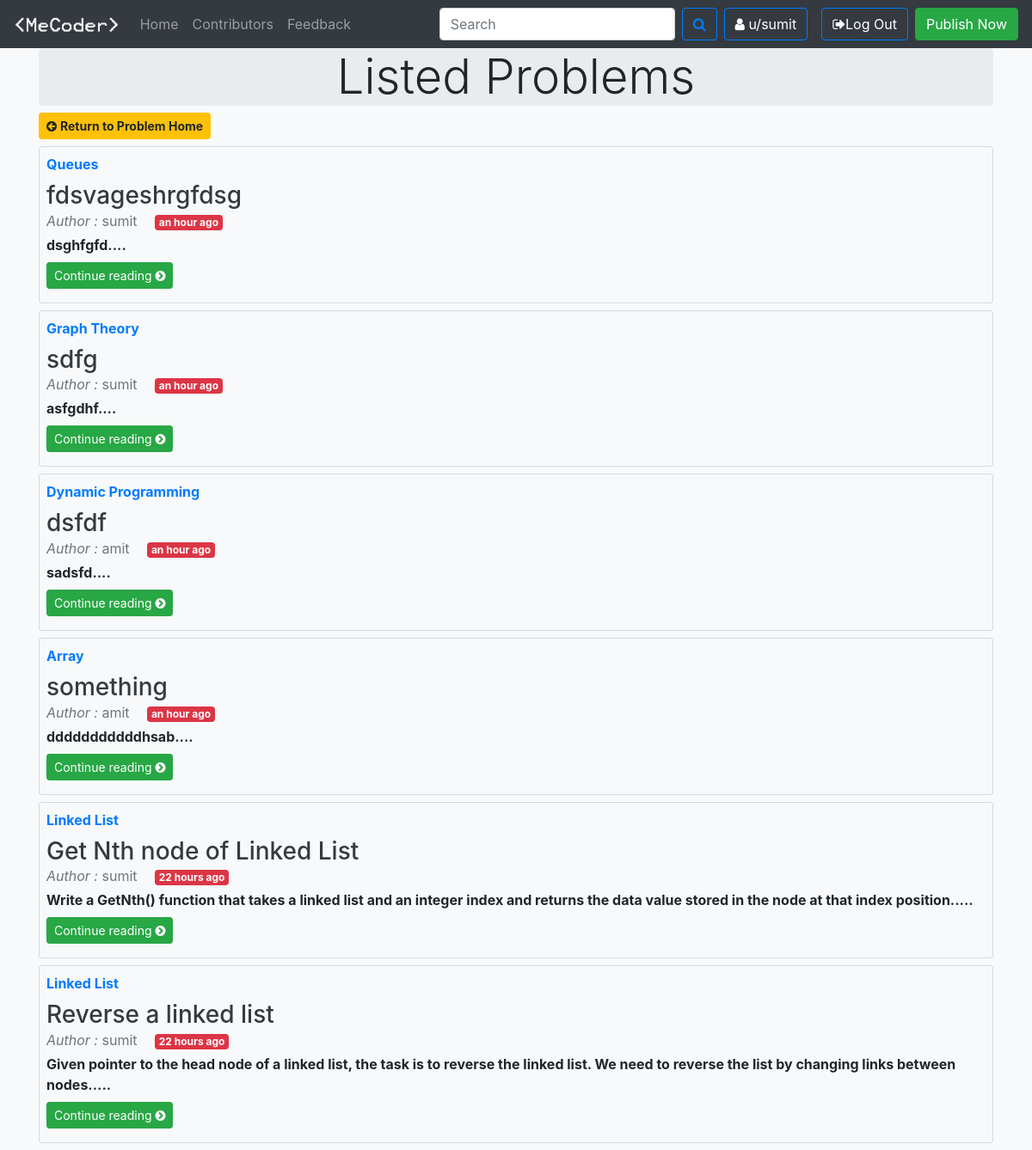
The app's page /problem/ (signed in) with its own data.
### problem/models.py (models this page shows, shortened)
class probobj(models.Model):
    p_id=models.AutoField(primary_key=True)
    p_user=models.ForeignKey(User,on_delete=models.CASCADE)
    p_tag=models.CharField(max_length=100,default="unnamed")
    p_name=models.CharField(max_length=100)
    p_desc=models.TextField()
    p_in=models.CharField(max_length=200,default="")
    p_out=models.CharField(max_length=200,default="")
    p_const=models.CharField(max_length=200,default="")
    p_exin=models.CharField(max_length=200,default="")
    p_exout=models.CharField(max_length=200,default="")
    p_code=models.TextField(default="")
    p_timestamp=models.DateTimeField(default=now)

### problem/views.py (the view)
# urls.py: path('',views.problemhome,name="problemhome"),
def problemhome(request):
    allprob=probobj.objects.all()
    return render(request,'problem/problemhome.html',{'allprob':reversed(allprob)})

### templates/problem/problemhome.html (shortened to what this page needs)
{% extends 'basic.html' %}
{% load humanize %}
{% block body %}
<div class="container">
<div class="jumbotron text-center">
  <h1 class="display-4">Listed Problems</h1>
  </div>
   <a href="/problem/problemtags/" class="btn btn-warning btn-sm  "><i class="fa fa-arrow-circle-left"></i> <strong>Return to Problem Home</strong></a>
{% for i in allprob %}
<div class="card p-2 my-2 bg-light">
<strong class="d-inline-block mb-2 text-primary">{{i.p_tag}}</strong>
<h3 class="mb-0"><a class="text-dark" href="#">{{i.p_name}}</a></h3>
<div class="mb-1 text-muted"><i>Author :</i> {{i.p_user.username}}  <span class="badge badge-danger mx-3">{{i.p_timestamp|naturaltime}}</span></div>
<p class="card-text mb-auto"><b>{{i.p_desc|slice:":200"}}....</b></p>
<div>
<a href="/problem/problemtags/tag/{{i.p_id}}/" class="btn btn-success btn-sm  my-2">Continue reading  <i class="fa fa-chevron-circle-right"></i></a>
</div>
</div>
{% endfor %}
</div>
{% endblock body %}

### templates/basic.html (shortened to what this page needs)
<!doctype html>
<html lang="en">
  <head>
    <link rel="stylesheet" href="https://stackpath.bootstrapcdn.com/bootstrap/4.5.0/css/bootstrap.min.css">
     <link href="https://maxcdn.bootstrapcdn.com/font-awesome/4.2.0/css/font-awesome.min.css" rel="stylesheet">
  </head>
  <body class="px-0 bg-light">
    <nav class="navbar navbar-expand-lg navbar-dark bg-dark">
  <a class="navbar-brand" href="/"><img src="/static/img/logo.png" height="25" alt="logo"></a>
  <div class="collapse navbar-collapse" id="navbarSupportedContent">
    <ul class="navbar-nav mr-auto">
      <li class="nav-item {% block currenthome %}{% endblock currenthome %}">
        <a class="nav-link" href="/">Home <span class="sr-only">(current)</span></a>
      </li>
      <li class="nav-item  {% block currentcont %}{% endblock currentcont %}">
        <a class="nav-link" href="#">Contributors</a>
      </li>
      <li class="nav-item">
        <a class="nav-link  {% block currentfeed %}{% endblock currentfeed %}" href="#">Feedback</a>
      </li>
    </ul>
    <form class="form-inline my-2 my-lg-0">
      <input class="form-control mr-sm-2" type="search" placeholder="Search" aria-label="Search">
      <button class="btn btn-outline-primary my-2 my-sm-0" type="submit"><i class="fa fa-search"></i></button>
    </form>
    {% if not user.is_authenticated %}
      <div class="btn-group mr-2" role="group" aria-label="First group">
      <button type="button" class="btn btn-primary mx-2" data-toggle="modal" data-target="#loginmodel">Log in</button>
      <button type="button" class="btn btn-primary mx-2" data-toggle="modal" data-target="#signupmodel">Sign Up</button>
     </div>
     {% else %}
       <button class="btn btn-outline-primary my-2 mx-2 my-sm-0 text-white" type="button"><i class="fa fa-user" aria-hidden="true"></i> u/{{request.user}}</button>
    <form action="/handleLogout/" method="POST">{% csrf_token %}
    <button class="btn btn-outline-primary my-2 mx-2 my-sm-0 text-white" type="submit"><i class="fa fa-sign-out" aria-hidden="true"></i>Log Out</button>
    </form>
    <a href="/problem/publishpage/" class="btn btn-success" type="button">Publish Now</a>
    {% endif %}
  </div>
</nav>
{% block body %}
{% endblock body %}
  </body>
</html>

### records on screen
probobj: p_tag "Queues", p_name "fdsvageshrgfdsg", p_user.username "sumit", p_timestamp "an hour ago", p_desc "dsghfgfd"
probobj: p_tag "Graph Theory", p_name "sdfg", p_user.username "sumit", p_timestamp "an hour ago", p_desc "asfgdhf"
probobj: p_tag "Dynamic Programming", p_name "dsfdf", p_user.username "amit", p_timestamp "an hour ago", p_desc "sadsfd"
probobj: p_tag "Array", p_name "something", p_user.username "amit", p_timestamp "an hour ago", p_desc "dddddddddddhsab"
probobj: p_tag "Linked List", p_name "Get Nth node of Linked List", p_user.username "sumit", p_timestamp "22 hours ago", p_desc "Write a GetNth() function that takes a linked list and an integer index and returns the data value stored in the node at that index position."
probobj: p_tag "Linked List", p_name "Reverse a linked list", p_user.username "sumit", p_timestamp "22 hours ago", p_desc "Given pointer to the head node of a linked list, the task is to reverse the linked list. We need to reverse the list by changing links between nodes."

### other values on screen
{{ request.user }} "sumit"
